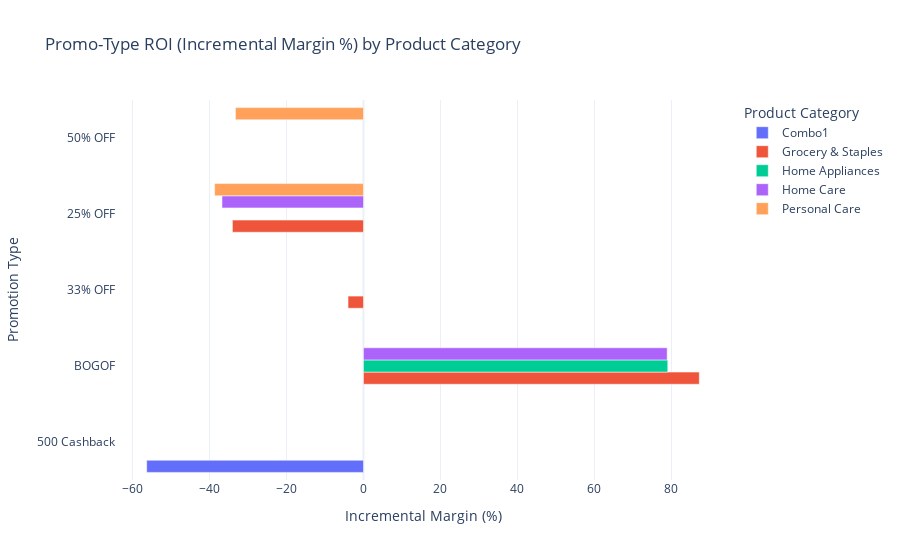

Write notebook code for a chart like this one.
### Code cell
fig = px.bar(
    promo_roi_by_cat,
    x='avg_incremental_margin',
    y='promo_type',
    color='category',
    orientation='h',
    barmode='group',
    title='Promo-Type ROI (Incremental Margin %) by Product Category',
    labels={'avg_incremental_margin': 'Avg Incremental Margin (%)', 'promo_type': 'Promotion Type'}
)

fig.update_layout(
    xaxis_title='Incremental Margin (%)',
    yaxis_title='Promotion Type',
    legend_title='Product Category',
    template='plotly_white'
)

fig.show()

### Figure 1 — Plotly figure (JSON) as saved in the notebook; plotly's stock layout.template omitted (floating-point values rounded to 4 significant figures)
{"data": [{"alignmentgroup": "True", "hovertemplate": "category=Combo1<br>Avg Incremental Margin (%)=%{x}<br>Promotion Type=%{y}<extra></extra>", "legendgroup": "Combo1", "marker": {"color": "#636efa", "pattern": {"shape": ""}}, "name": "Combo1", "offsetgroup": "Combo1", "orientation": "h", "showlegend": true, "textposition": "auto", "type": "bar", "x": [-56.3], "xaxis": "x", "y": ["500 Cashback"], "yaxis": "y"}, {"alignmentgroup": "True", "hovertemplate": "category=Grocery & Staples<br>Avg Incremental Margin (%)=%{x}<br>Promotion Type=%{y}<extra></extra>", "legendgroup": "Grocery & Staples", "marker": {"color": "#EF553B", "pattern": {"shape": ""}}, "name": "Grocery & Staples", "offsetgroup": "Grocery & Staples", "orientation": "h", "showlegend": true, "textposition": "auto", "type": "bar", "x": [87.23, -4.011, -34.04], "xaxis": "x", "y": ["BOGOF", "33% OFF", "25% OFF"], "yaxis": "y"}, {"alignmentgroup": "True", "hovertemplate": "category=Home Appliances<br>Avg Incremental Margin (%)=%{x}<br>Promotion Type=%{y}<extra></extra>", "legendgroup": "Home Appliances", "marker": {"color": "#00cc96", "pattern": {"shape": ""}}, "name": "Home Appliances", "offsetgroup": "Home Appliances", "orientation": "h", "showlegend": true, "textposition": "auto", "type": "bar", "x": [79.03], "xaxis": "x", "y": ["BOGOF"], "yaxis": "y"}, {"alignmentgroup": "True", "hovertemplate": "category=Home Care<br>Avg Incremental Margin (%)=%{x}<br>Promotion Type=%{y}<extra></extra>", "legendgroup": "Home Care", "marker": {"color": "#ab63fa", "pattern": {"shape": ""}}, "name": "Home Care", "offsetgroup": "Home Care", "orientation": "h", "showlegend": true, "textposition": "auto", "type": "bar", "x": [78.88, -36.75], "xaxis": "x", "y": ["BOGOF", "25% OFF"], "yaxis": "y"}, {"alignmentgroup": "True", "hovertemplate": "category=Personal Care<br>Avg Incremental Margin (%)=%{x}<br>Promotion Type=%{y}<extra></extra>", "legendgroup": "Personal Care", "marker": {"color": "#FFA15A", "pattern": {"shape": ""}}, "name": "Personal Care", "offsetgroup": "Personal Care", "orientation": "h", "showlegend": true, "textposition": "auto", "type": "bar", "x": [-33.26, -38.66], "xaxis": "x", "y": ["50% OFF", "25% OFF"], "yaxis": "y"}], "layout": {"barmode": "group", "legend": {"title": {"text": "Product Category"}, "tracegroupgap": 0}, "title": {"text": "Promo-Type ROI (Incremental Margin %) by Product Category"}, "xaxis": {"anchor": "y", "domain": [0, 1], "title": {"text": "Incremental Margin (%)"}}, "yaxis": {"anchor": "x", "domain": [0, 1], "title": {"text": "Promotion Type"}}}}
